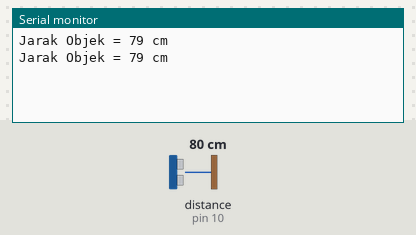
Bench run of a sketch on a simulated Arduino Uno, built with avr-gcc and run on an emulated ATmega328P. On the bench: the last lines printed to the serial monitor. Wiring (from diagram.json): ultrasonic range finder: trigger pin 11; echo pin 10. The inputs (shaded band) are chosen by the test bench; at power-on: distance to the obstacle (sensor on pin 10) 80 cm. The echo pulse lasts 58.3 µs per cm.

Above: at 1.8 s.
1.9 s: distance to the obstacle (sensor on pin 10) set to 2 cm
At 2.8 s:
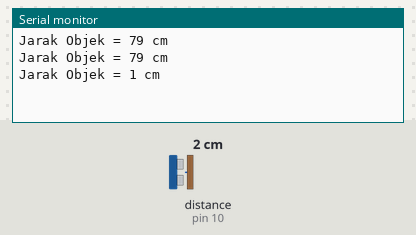
3.4 s: distance to the obstacle (sensor on pin 10) set to 4 cm
At 4.7 s:
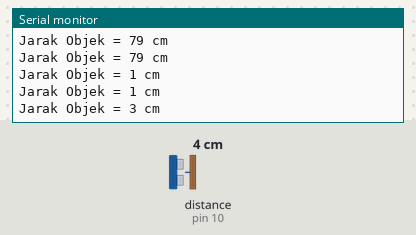
Timing chart, 0 to 6.4 s (numbered marks = the images above; inputs shaded):
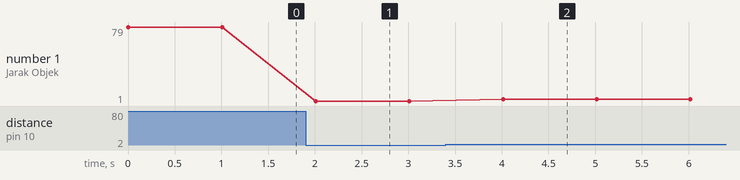

The sketch:

sketch.ino
```cpp
// inisialisasi
#define trigPin 11
#define echoPin 10

void setup() {
  Serial.begin(9600);
  pinMode(trigPin, OUTPUT);
  pinMode(echoPin, INPUT);
}

void loop() {
  int duration, distance;
  digitalWrite(trigPin, HIGH);
  delayMicroseconds(10);
  digitalWrite(trigPin, LOW);

  duration = pulseIn(echoPin, HIGH);
  distance = (duration/2)/29.1;

  Serial.print("Jarak Objek = ");
  Serial.print(distance);
  Serial.println(" cm");
  delay(1000);
}
```

Measured:
- after the input at 1.9 s, the serial monitor: prints a new line after 0.11 s (image 1)
- after the input at 3.4 s, the serial monitor: prints a new line after 0.61 s (image 2)
- plotted number 1: 79 → 1 after the input at 1.9 s, 1 → 3 after the input at 3.4 s
